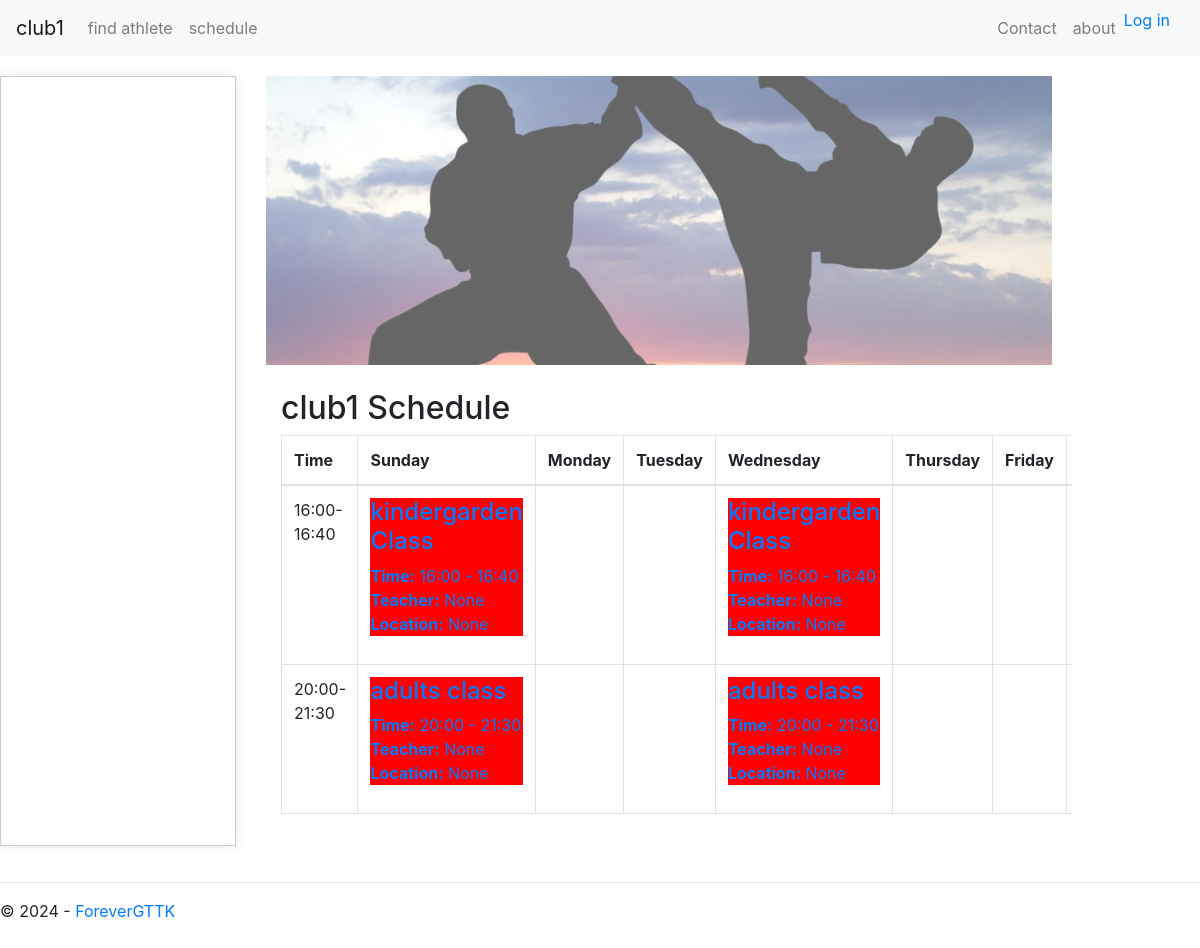
The page /club/club1/schedule/ on the database its author committed.
### app/models.py (models this page shows, shortened)
class BaseModel(models.Model):
    ID = models.UUIDField(default=uuid.uuid4, editable=False, unique=True, primary_key=True)
    created_by = models.ForeignKey(User, on_delete=models.SET_NULL, null=True)
    created_at = models.DateTimeField(auto_now_add=True, editable=False)
    last_updated = models.DateTimeField(auto_now=True)
    description = models.TextField(null=True, blank=True)
    class Meta:
        abstract = True

class Clubs(BaseModel):
    name = models.CharField(max_length=255, unique=True)
    topic = models.ForeignKey(Topics, on_delete=models.CASCADE, null=True, related_name='clubs')
    location = models.CharField(max_length=255, null=True, blank=True)
    web_name = models.CharField(max_length=100, unique=True)
    contact_email = models.EmailField(null=True, blank=True)
    contact_phone = models.CharField(max_length=15, null=True, blank=True)
    contact_person = models.CharField(max_length=255, null=True, blank=True)
    class Meta:
        permissions = [
            ("view_club", "Can view club details"),
            ("manage_club", "Can manage club details"),
            ("manage_club_design", "Can edit club design"),
            ("manage_club_articles", "Can manage articles for the club"),
        ]
    def get_club(self):
        image = get_object_or_404(Images, club=self.ID, page='home', name='logo')
        return {
            'ID': str(self.ID),
            'name': self.name,
            'location': self.location,
            'photo': image.image,
            'contact_email': self.contact_email,
            'contact_phone': self.contact_phone,
            'contact_person': self.contact_person,
        }

class Images(BaseModel):
    image = models.ImageField(upload_to='images/', null=False, blank=False)
    club = models.ForeignKey('Clubs', on_delete=models.CASCADE, related_name='images')
    page = models.CharField(max_length=100)
    name = models.CharField(max_length=100, null=True, blank=True)

class Class(BaseModel):
    DAYS_OF_WEEK = (
        ('sun', 'Sunday'),
        ('mon', 'Monday'),
        ('tue', 'Tuesday'),
        ('wed', 'Wednesday'),
        ('thu', 'Thursday'),
        ('fri', 'Friday'),
        ('sat', 'Saturday'),
    )
    name = models.CharField(max_length=255)
    season = models.ForeignKey(Season, on_delete=models.CASCADE, related_name='classes')
    start_date = models.DateField()
    end_date = models.DateField()
    days_of_week = MultiSelectField(choices=DAYS_OF_WEEK, null=True, blank=True)
    start_time = models.TimeField()
    end_time = models.TimeField()
    place = models.CharField(max_length=255, null=True, blank=True)
    teacher = models.ForeignKey('Teacher', on_delete=models.SET_NULL, null=True, blank=True)
    price = models.DecimalField(max_digits=10, decimal_places=2)
    registration_fee = models.DecimalField(max_digits=10, decimal_places=2)
    class Meta:
        ordering = ['start_date', 'start_time']
    @classmethod
    def get_classes_by_current_season(cls, club):
        current_season = Season.objects.filter(club=club, is_active=True).first()
        if not current_season:
            return {}
        classes = cls.objects.filter(season=current_season)
        return { c.name:c.get_class() for c in classes }
    def get_class(self):
        return {
            'ID': self.ID,
            'name': self.name,
            'teacher': self.teacher,
            'start_date': self.start_date,
            'end_date': self.end_date,
            'days_of_week': self.days_of_week,
            'start_time': self.start_time.strftime('%H:%M'),
            'end_time': self.end_time.strftime('%H:%M'),
            'place':self.place if self.place else None,
            'season': self.season,
            'price':self.price,
            'registration_fee':self.registration_fee,
        }

### BotLaHug/views.py (the view)
# urls.py: path('club/<str:club_name>/schedule/', clubViews.schedule_view, name='club_schedule'),
def schedule_view(request, club_name):
    club = get_object_or_404(models.Clubs, web_name=club_name)
    classes = models.Class.get_classes_by_current_season(club=club)
    days_of_week = ['Sunday', 'Monday', 'Tuesday', 'Wednesday', 'Thursday', 'Friday', 'Saturday']
    schedule_classes = generate_time_slots(classes, days_of_week)
    return page_render(
        request,
        'BotLaHug/client_pages/schedule.html',
        {
            'schedule_classes': schedule_classes,
            'days_of_week': days_of_week,
            'club_name': club_name,
            'club_logo_url': club.get_club().get('photo'),
        },
        club_name=club_name
    )

### BotLaHug/views.py (called while the page is built)
def page_render(request, page_address, context, club_name):
    context['easterEgg'] = datetime.now().minute % 2 == 0
    app_name = re.split(r'_|(?=[A-Z])', os.path.splitext(os.path.basename(page_address))[0])
    title = ' '.join(word.capitalize() if context['easterEgg'] else word.lower() for word in app_name)
    context.update(
        {
            'name': club_name,
            'title': title,
            'year': datetime.now().year,
        }
    )
    return render(request, page_address, context)

def generate_time_slots(classes, days_of_week):
    from collections import defaultdict
    time_slots = defaultdict(lambda: {day: [] for day in days_of_week})
    for pk, class_info in classes.items():
        start_time = class_info['start_time']
        end_time = class_info['end_time']
        days = class_info['days_of_week']
        for day in days:
            day_name = dict(models.Class.DAYS_OF_WEEK)[day]
            time_slots[f'{start_time}-{end_time}'][day_name].append({
                'ID' : class_info['ID'],
                'name': class_info['name'],
                'teacher': class_info['teacher'],
                'time': f'{start_time} - {end_time}',
                'place': class_info['place'],
                'color': 'red',  # You can customize the color logic
            })
    return dict(time_slots)

### BotLaHug/templates/BotLaHug/client_pages/schedule.html
{% extends "BotLaHug/layout.html" %}
{% block content %}
<div class="mb-4" style="overflow: hidden; height: 30vh;">
    <img src="../../../{{ club_logo_url }}" alt="{{ club_name }} logo" class="img-fluid rounded shadow-sm" style="width: 100%; object-fit: cover; opacity: 0.6; margin-top: -10%;">
</div>
<div class="container mt-4">
    <h2>{{ club_name }} Schedule</h2>
    <table class="table table-bordered schedule-table">
        <thead>
            <tr>
                <th>Time</th>
                {% for day in days_of_week %}
                <th>{{ day }}</th>
                {% endfor %}
            </tr>
        </thead>
        <tbody>
            {% for time_slot, days in schedule_classes.items %}
            <tr>
                <td>{{ time_slot }}</td>
                {% for day, classes in days.items %}
                <td>
                    {% for class_info in classes %}
                    {% if class_info %}
                    <a href="/club/{{ club_name }}/class/{{ class_info.ID }}" style="text-decoration: none;">
                        <div class="class-box" style="background-color: {{ class_info.color }};">
                            <h4>{{ class_info.name }}</h4>
                            <p>
                                <strong>Time:</strong> {{ class_info.time }}<br>
                                <strong>Teacher:</strong> {{ class_info.teacher }}<br>
                                <strong>Location:</strong> {{ class_info.place }}
                            </p>
                        </div>
                    </a>
                    {% endif %}
                    {% endfor %}
                </td>
                {% endfor %}
            </tr>
            {% endfor %}
        </tbody>
    </table>
</div>
{% endblock %}

### BotLaHug/templates/BotLaHug/layout.html (shortened to what this page needs)
<!DOCTYPE html>
<html>
<head>
    {% load static %}
    <link href="https://stackpath.bootstrapcdn.com/bootstrap/4.5.2/css/bootstrap.min.css" rel="stylesheet">
</head>
<body class="bud">
    <nav class="navbar navbar-expand-lg navbar-light bg-light fixed-top">
        {% if user.is_authenticated %}
        <a class="navbar-brand" href="/club/{{name}}/">{{name}} BotlaHug בוטלחוג</a>
        {% else %}
        <a class="navbar-brand" href="/club/{{name}}/"> {{name}}  </a>
        {% endif %}
        <div class="collapse navbar-collapse" id="navbarNav">
            {% include 'BotLaHug/loggedelements.html' %}
            <ul class="navbar-nav ml-auto" style="margin-inline:14px;">
                <li class="nav-item">
                    <a class="nav-link" href="/club/{{name}}/contact/">Contact</a>
                </li>
                <li class="nav-item">
                    <a class="nav-link" href="/club/{{name}}/about/">about</a>
                </li>
                {% include 'BotLaHug/loginpartial.html' %}
            </ul>
        </div>
    </nav>
    <div class="sidebar-container">
        <div class="centered-div">
        </div>
        <div class=" body-content">
            {% block content %}{% endblock %}
        </div>
        <div>
        </div>
    </div>
    <footer>
        <hr />
        <p>&copy; {{ year }} - <a href="{% url 'contact' %}">ForeverGTTK</a></p>
    </footer>
</body>
</html>

### BotLaHug/templates/BotLaHug/layout.html (style rules this page uses)
.bud { min-height: 100vh; margin: 0; padding: 0; overflow-y: hidden; }
.sidebar-container { display: grid; grid-template-columns: 2fr 7fr 1fr; column-gap: 10px; margin-top: 56px; overflow-y: hidden; }
.centered-div { padding: 20px; background-color: #fff; border: 1px solid #ccc; box-sizing: border-box; margin-top: 20px; height: 80vh; margin-bottom: 20px; box-shadow: 0px 0px 10px rgba(0, 0, 0, 0.1); }
.body-content { height: 80vh; padding: 20px; box-sizing: border-box; overflow-y: scroll; }

### rows shown on the page
Clubs: web_name "club1"
Images: image (picture)
Class: name "kindergarden Class" "kindergarden Class"
Class: name "adults class" "adults class"

### other values the page prints
{{ day }} "Sunday" "Monday" "Tuesday" "Wednesday" "Thursday" "Friday"
{{ time_slot }} "16:00-16:40" "20:00-21:30"
{{ class_info.time }} "16:00 - 16:40" "16:00 - 16:40" "20:00 - 21:30" "20:00 - 21:30"
{{ class_info.teacher }} "None" "None" "None" "None"
{{ class_info.place }} "None" "None" "None" "None"
